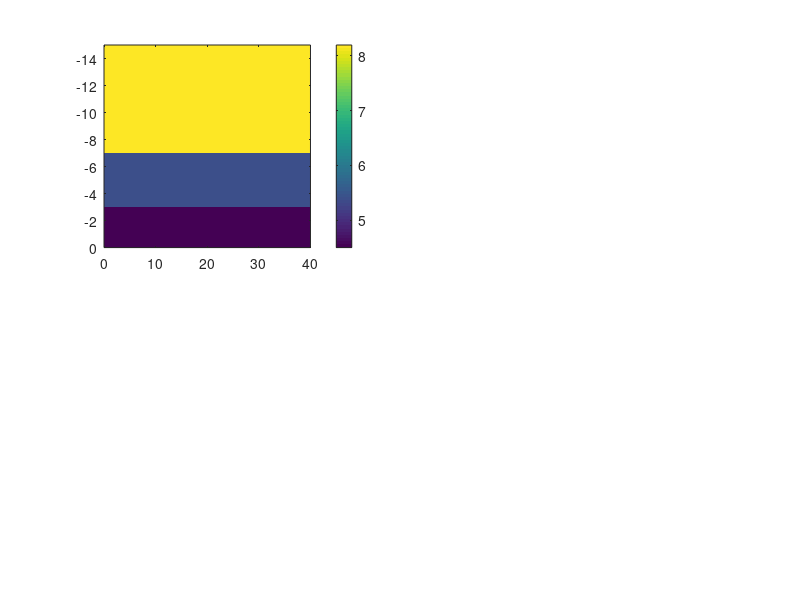

This chart was generated by the following MATLAB code: (Note: this script raises an error after producing the figure.)
%% Answers to Excerise Set 5 geov112 - Tiffany

%% Oppgave 1 - Plotting of 2D Veolocity Model 

% 1a)
s = sqrt(3);
  
    xx = [
        3 4.5 4.5/s;
        4 5.4 5.4/s;
        8 8.2 8.2/s;
        ];
    

    thickness = xx(:, 1);
    pv = xx(:, 2);
    sv = xx(:, 3);
    
  
    
    depth = [0;cumsum(thickness)];  %cumsum summs the previous elemment in the array with the next. n, n1+n), n2+(n1+n)
  

    horizontal = [0:0.02:40];
    vertical = [0:-0.01:-max(depth)];

    [H, V]= meshgrid(horizontal, vertical);
  
    pp = zeros(size(H));
    S_velocity_model = zeros(size(H));

    pp(1:300,:)=pv(1,:);
    pp(301:700,:)=pv(2,:);
    pp(701:end,:)=pv(3,:);
    
    P_velocity_model=pp;

    S_velocity_model=P_velocity_model./sqrt(3);
  
    
    
    % 1b)
    
  
     figure(1)

 % imagesc
    subplot(2,2,1)
    imagesc(horizontal,vertical,P_velocity_model)
    c =colorbar;  
    c.Label.String = ('Velocity [km/s]');
    title('Imagesc');
    xlabel('Horizontal Distance [km]');
    ylabel('Depth [km]');
    axis xy;
    
% mesh

    subplot(2,2,2)
    mesh(horizontal,vertical,P_velocity_model)
    
    colorbar;
    title('Mesh');
    c =colorbar;  
    c.Label.String = ('Velocity [km/s]');
    xlabel('Horizontal Distance [km]');
    ylabel('Depth [km]');
    zlabel('velocity [km/s]')
    set(gca, 'YDir', 'reverse')
    


% contour 

    subplot(2,2,3)
    contour(horizontal,vertical,P_velocity_model)
    
    colorbar;
    c =colorbar;  
    c.Label.String = ('Velocity [km/s]');
    title('Contour');
    xlabel('Horizontal Distance [km]');
    ylabel('Depth [km]');
  

   
% 1d-profile

    subplot(2,2,4)
    plot(P_velocity_model(:,6), vertical)
    
    title('1D-profile');
    ylabel('depth [km]');
    xlabel('velocity [km/s]');
    grid on
   

  
 
    %% Oppgave 2 - Seismic Processing - 2D Velocity Model


% 2a)
    
    % velocity model of the area around valhall

    z = [0:-0.02:-2];
    
    v= 1.55-0.47.*z;

    [Ze, Ve]= meshgrid(z,v);
   

    figure(2)
    subplot(1,2,1)

    plot(v, z)
    title('plot - velocity model')
    xlabel('velocity [km/s]')
    ylabel('depth [km]')

    subplot(1,2,2)

    stairs(v, z)
    title('stairs - velocity model')
    xlabel('velocity [km/s]')
    ylabel('depth [km]')
    
  % 2b)  
    
    co_x = [3.5:0.02:5.5];
    co_z = [-1.5:0.01:0];
    [X, Z]=meshgrid(co_x, co_z);

    x_0 = 4.5;
    z_0 = -0.6;
    r_0 = 0.4;k

    r = sqrt((X-x_0).^2+(Z-z_0).^2);
    
    v2 = 1.55 - 0.47*Z - 0.8*exp(-(r).^2/r_0.^2);
    v1 = 1.55-0.47*Z;


        
    figure(3)

    subplot(1,2,1)

    contour(X, Z, v2)
    colorbar;
    colormap(hot)
    c =colorbar;  
    c.Label.String = 'Velocity [km/s]';
    
    xlabel('velocity [km/s]');
    ylabel('depth [km]');
    title('Contour Plot of v2');
    
    subplot(1,2,2)
    
    contour(X,Z, v1)
    colorbar;
    colormap(hot)
    c =colorbar;  
    c.Label.String = 'Velocity [km/s])';

    xlabel('velocity [km/s]');
    ylabel('depth [km]');
    title('Contour Plot of v1');

% 2c)

    
    figure(4)

    subplot(1,2,1)

    imagesc(co_x,co_z, v2)

    colorbar;
    colormap(hot)
    c =colorbar;  
    c.Label.String = 'Velocity [km/s]';

    
    xlabel('velocity [km/s]');
    ylabel('depth[km]');
    title('Imagesc Plot of v2');
    axis xy


    subplot(1,2,2)
    
    imagesc(co_x,co_z, v1)

    colorbar;
    colormap(hot)
    c =colorbar;  
    c.Label.String = 'Velocity [km/s])';

    xlabel('velocity [km/s]');
    ylabel('depth[km]');
    title('Imagesc Plot of v1');
    axis xy
    

% 2d)


    
    v1_d = v2(:,find(co_x==3.5));
    v2_d = v2(:, find(co_x == 4.6));
    
    
    figure(5)

    subplot(1,2,1)
    plot(v1_d, co_z,'m',LineWidth=1.5)

    title('oppgave 2d) - x = 3.5')
    legend('x= 3.5')
    xlabel('velocity [km/s]');
    ylabel('depth [km]');

    subplot(1,2,2)
    plot (v2_d,co_z,'b', Linewidth=1.5)
   
    title('oppgave 2d) - x = 4.6')
    legend('x= 4.6')
    xlabel('velocity [km/s]');
    ylabel('depth [km]');

%% Opppgave 3 - Seismic Velocity Models

% 3a) 

    Marmousi = load('marmousi.txt');
    x = [0:24:9192];
    z = [0:-24:-2904];

    row = length(x);
    col = length(z);
    
    reshape_Marmousi = reshape(Marmousi,[col,row]);

    figure(6)
    imagesc(x,z,reshape_Marmousi)
    colorbar;
    c =colorbar;  
    c.Label.String = ('Velocity [m/s]');
    title('Imagesc - Marmousi Model')
    xlabel('Distance [m]');
    ylabel('depth [m]');
   
    set(gca, 'YDir','normal')

% 3b) 


[X, Z]=meshgrid(x, z);

    figure(7)
    contour(X, Z, reshape_Marmousi);

    colorbar;
    c =colorbar;  
    c.Label.String = ('Velocity [m/s]');

    title('Contour - Marmousi Model')
    xlabel('Distance [m]');
    ylabel('depth [m]');
    set(gca, 'YDir','normal')
   
   

    figure(8)  
    contourf(X, Z, reshape_Marmousi)

    colorbar;
    c =colorbar;  
    c.Label.String = ('Velocity [m/s]');

    title('Contourf - Marmousi Model')
    xlabel('Distance [m]');
    ylabel('depth [m]');
    set(gca, 'YDir','normal')

% 3c)

    
    average_velocity = mean(reshape_Marmousi(':'))
    min_velocity = min(reshape_Marmousi(':'))
    max_velocity = max(reshape_Marmousi(':'))


 %  3d)

     x = [0:24:9192];
     z = [0:-24:-2904];

     loc1 = x(60)
     loc2 = x(270)
     loc3 =x(380)

     figure(9)
     stairs(reshape_Marmousi(:, 60),z, LineWidth=1.5)
     hold on 
     stairs(reshape_Marmousi(:, 270),z, LineWidth=1.5)
     stairs(reshape_Marmousi(:, 380), z, LineWidth=1.5)

     title('1D-profiles')
     xlabel('velocity [m/s]')
     ylabel('depth [m]')
     legend('x = 1416m', 'x = 6456m', 'x = 9096m')

    % For the profile at x = 1416 we see that there are lower velocity near
    % the surface, but becomes faster with increasing depth. For this area
    % there is a greater notisble velocity around 2500m depth. That can
    % indicate a diffrent type of layers/ sediments with a higher velocity. 

    % For the profile at x = 6456 there are more various of velocity 
    % through the layers. It looks like it's some fult structures/fractures. 
    % The velocity at this point varies through the factors and depth,
    % but do not meet a very high velocity layer. 

    % For the profile at x = 9096 is at the far right, at the end of the 
    % x - profile. This point behaves a bit similar to the first point i
    % choose. it meets a higher velocity layer, idicating there can be
    % structurs with other properties. this high velocity is seen around
    % 2000m depth 



%% Oppgave 4 - Magma Chamber Dynamics IV

% 4a) 

    clear all;
    
    

    z = [-5:0.01:-3];
    y = [-1:0.01:1];
    x = [-1:0.01:1];

    nu = 1/2 *(50/(50+50));
    dv = 0.01;
    vol = 0.01^3;
    cons = vol*dv*(nu+1)/(3*pi);
    
    origin = [0 0 0];
    
   [X, Y, Z]=meshgrid(x, y, z);


    dist = ((X-origin(1)).^2 + (Y-origin(2)).^2 + (Z-origin(3)).^2);
    r = sqrt(dist).^3;
    z_def = (origin(3)-Z)./r;
    z_disp = sum(z_def(:));

    dv = 1e5*cons*z_disp


    % 4b) 

    rec =linspace(-20,20,41);
    
        disp1=[];
    for i = 1: length(rec)

        dist1 = (X-rec(i)).^2 + (Y-origin(2)).^2 + (Z-origin(3)).^2;

        r = sqrt(dist1).^3;
        dv1 = (origin(3)-Z)./r;
       
        disp1 = [disp1, sum(dv1(:))];
         
    end

         ver_d = cons*disp1*1e5;

    figure(10)
    colormap spring
    plot(rec, ver_d, 'r-^', LineWidth=1.5)

    grid on 
    title('oppgave 4b - total vertical deformation')
    xlabel('receiver distance [km]')
    ylabel('vertical displacment [cm]')
  
% 4c)

    z0 = [-1:0.01:1];
    y = [-1:0.01:1];
    x = [-1:0.01:1];
    

    [xx, yy, zz]= meshgrid(x,y,z0);

    dist = (xx.^2 + yy.^2 + zz.^2);
    dist = sqrt(dist);

    approx= find(dist<=1);

    sphX = xx(approx);
    sphY = yy(approx);
    sphz = Z(approx);


    spher_dist = ((sphX-origin(1)).^2 + (sphY-origin(2)).^2 + (sphz-origin(3)).^2);
    r = sqrt(spher_dist).^3;
    dv_sph = (-sphz)./r;

    dv_sph = sum(dv_sph(:));

    dv_sph = 1e5*cons*dv_sph 


% 4d)
     
    sph_rec = linspace(-20,20,41);

    sph_disp=[];

    for j = 1:length(sph_rec)

        spher_dist = ((sphX-sph_rec(j)).^2 + (sphY-origin(2)).^2 + (sphz-origin(3)).^2);
        R = sqrt(spher_dist).^3;
        sph_d = (-sphz)./R;
       
        sph_disp = [sph_disp, sum(sph_d(:))];
         
    end

         sph_disp = cons*sph_disp*1e5;

      figure(11)
      plot(sph_rec, sph_disp,'-o', LineWidth=1.5)
      colormap spring 
      grid on 
      title('oppgave 4d - displacemt of a spherical magma chamber')
      xlabel('receiver distance [km]')
      ylabel('vertical deformation [cm]')



% 4e)

    figure(12)

    plot(rec, ver_d, 'r-^', LineWidth=1.5)
    hold on 
    plot(sph_rec, sph_disp,'b-o', LineWidth=1.5)
    grid on 

    title('comparison of spher vs cube chamber')
    xlabel('receiver distance [km]')
    ylabel('vertical deformation [cm]')

    % by plotting them togheter we can see some similarities, such as the 
    % form and shape. They are bolth symmertical with the highest value of
    % dicplament above orgin. As we move away from the oroigin, the
    % displacement decreases going towards zero. the displacemet for both of them is dependent
    % on the distant from the source.
    % At 3 km going right or left from origin, the vertical displacment is
    % halves the maximun displacement for bolth of the chambers.
    % The magnitude of the spher chamber is smaller then the other chamber,
    % but has a wider peak. that can be becuase the spher has a round 
    % surface, comperard to one concetraded points. 
    % I belive that the spher has a bigger area, and thats also why we see
    % a flatter slope for the spher and a steeper slope for the cube. 

%% Oppgave 5 - Explore Seismics / Regional Seismology V

% %5a)
% 
%     model = [6 8;
%         5.4, 6
%         ];
%     thi = model(1,:)
%     v = model(2,:)
%     depth = 0, cumsum(thi)
%     incident_angle = 25
%     v2_angle = asind(sind(25)*6/4)
%     ray_path1 = cosd(incident_angle)*6
% 
%     ray_path2 = cosd(v2_angle)*2
% 
%     t1= ray_path1/5.4
%     t2 = ray_path2/6
%     total_time = 2*(t1+t2)
% 
%     x1 = sqrt(6^2-ray_path1^2) % pytagoras
%     x11 = sind(25)*6
% 
%     x2 = sqrt(2^2-ray_path2^2) % pytagoras
%     x22 = sind(v2_angle)*2
% 
%     f1= [0, x1, x2+x1]
%     f2 = [0, -6, -8]
%     f3=[x2+x1, x2+x1+x2, 2*(x2+x1)]
%      f4 = [-8, -6, 0]
% 
%     plot (f1, f2 ,'-b')
%     hold on 
%     plot(f3,f4, 'b' )
%     set(gca, 'yDir', 'normal')
% 
% 
%  %5b) 
% 
%    total_time=[];
%   for i = 0:90
%      sin_value = sind(i)*6/4
%      if abs(sin_value) <=1
%          v2_angle= asind(sin_value);
%      else
%         continue;
%      end
% 
%     ray_path1 = cosd(i)*6
% 
%     ray_path2 = cosd(v2_angle)*2;
% 
%     t1= ray_path1/5.4;
%     t2 = ray_path2/6;
%     total_time =[total_time, 2*(t1+t2)];
% 
%   end 
%   figure(80)
%   total_time;
% 
% plot(sin_value, total_time)
% 
% 
